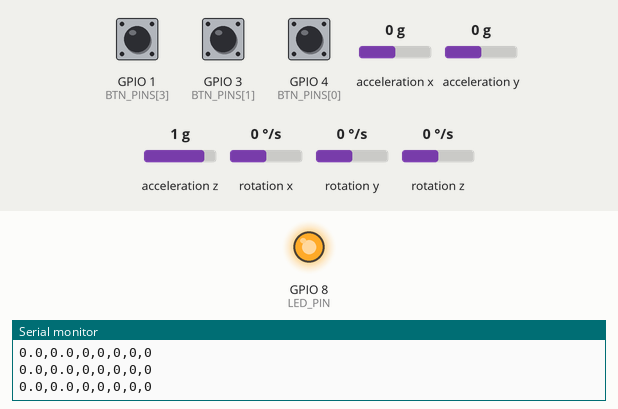
Simulated run of this sketch. Board: ESP32-C3. Shown: output pins drawn as LEDs (lit = HIGH), the last lines printed to the serial monitor. Wiring (inferred from the names in the program): MPU-6050 motion sensor at I2C address 0x68. The inputs (shaded band) are chosen by the test bench; at power-on: GPIO 1 (BTN_PINS[3]) HIGH, GPIO 3 (BTN_PINS[1]) HIGH, GPIO 4 (BTN_PINS[0]) HIGH, acceleration x 0 g, acceleration y 0 g, acceleration z 1 g, rotation x 0 °/s, rotation y 0 °/s, rotation z 0 °/s.

Above: at 1.9 s.
2.0 s: GPIO 1 (BTN_PINS[3]) pulled LOW for 0.15 s
At 2.08 s:
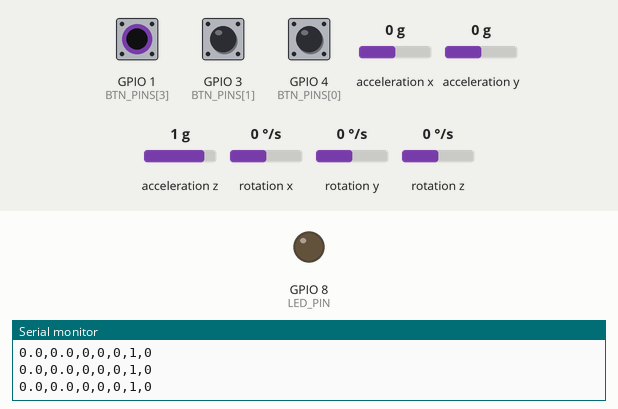
3.6 s: GPIO 1 (BTN_PINS[3]) pulled LOW for 3.2 s
At 7.4 s:
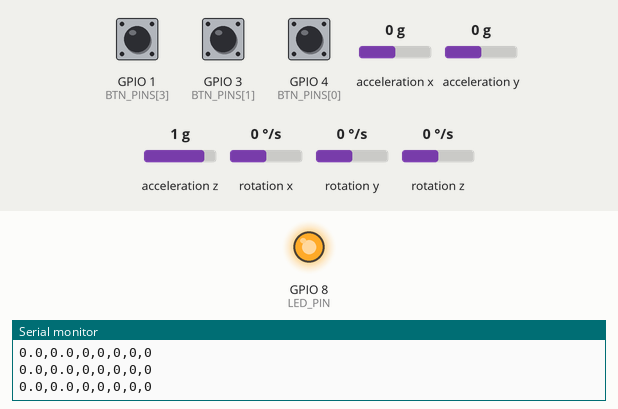
8.3 s: GPIO 3 (BTN_PINS[1]) pulled LOW for 3.2 s
At 9.7 s:
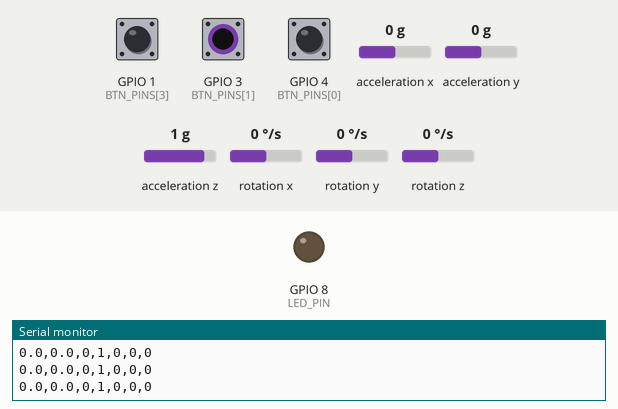
Timing chart, 0 to 13.0 s (numbered marks = the images above; inputs shaded):
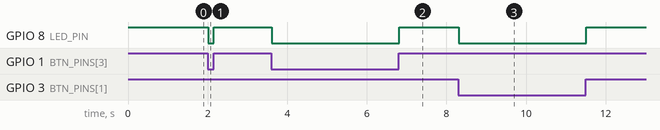

The sketch:

controller.ino
```cpp
// 노을 공중전 컨트롤러 펌웨어
// 보드: ESP32-C3 SuperMini  +  MPU6050(GY-521)  +  버튼 4개
//
// Arduino IDE 설정 (중요!)
//   보드: "ESP32C3 Dev Module"
//   USB CDC On Boot: "Enabled"   <- 이걸 안 켜면 노트북이 신호를 못 받아요
//
// 노트북으로 보내는 한 줄 (초당 약 60번):
//   roll,pitch,버튼1,버튼2,버튼3,버튼4,흔들기
//   예) -12.3,4.5,1,0,0,0,0

#include <Wire.h>
#include <math.h>

// ===== 핀 (배선을 바꾸면 여기만 고치세요) =====
const int PIN_SDA = 6;   // MPU6050 SDA
const int PIN_SCL = 7;   // MPU6050 SCL
// 버튼 한쪽 다리는 아래 핀, 다른 쪽 다리는 GND
const int BTN_PINS[4] = {
  4,  // 오른쪽 위  (빨강)  기관총
  3,  // 오른쪽 아래(파랑)  미사일
  0,  // 왼쪽 위    (흰색)  회피
  1   // 왼쪽 아래  (검정)  경적/부스터
};
const int LED_PIN = 8;   // 보드 내장 LED (LOW = 켜짐)

const uint8_t MPU = 0x68;
const float ACC_SCALE = 8192.0;  // ±4g
const float GYRO_SCALE = 65.5;   // ±500 dps

float roll = 0, pitch = 0;
float gbx = 0, gby = 0;
bool mpuOk = false;
unsigned long lastUs = 0, lastSend = 0, lastErr = 0, shakeUntil = 0, lastRetry = 0;

bool btnState[4] = {false, false, false, false};
bool btnRawPrev[4] = {false, false, false, false};
unsigned long btnChanged[4] = {0, 0, 0, 0};

bool writeReg(uint8_t reg, uint8_t val) {
  Wire.beginTransmission(MPU);
  Wire.write(reg);
  Wire.write(val);
  return Wire.endTransmission() == 0;
}

bool readRaw(int16_t *v) {
  Wire.beginTransmission(MPU);
  Wire.write(0x3B);
  if (Wire.endTransmission(false) != 0) return false;
  if (Wire.requestFrom((int)MPU, 14) != 14) return false;
  for (int i = 0; i < 7; i++) {
    uint8_t hi = Wire.read();
    uint8_t lo = Wire.read();
    v[i] = (int16_t)((hi << 8) | lo);
  }
  return true;
}

float wrap180(float a) {
  while (a > 180) a -= 360;
  while (a < -180) a += 360;
  return a;
}

void initMPU() {
  mpuOk = writeReg(0x6B, 0x00)    // 깨우기
       && writeReg(0x1A, 0x03)    // 저역 필터 44Hz
       && writeReg(0x1B, 0x08)    // 자이로 ±500
       && writeReg(0x1C, 0x08);   // 가속도 ±4g
  if (!mpuOk) return;
  delay(100);

  // 자이로 영점 (켜질 때 0.5초 정도 가만히)
  long sx = 0, sy = 0;
  int n = 0;
  int16_t v[7];
  for (int i = 0; i < 150; i++) {
    if (readRaw(v)) { sx += v[4]; sy += v[5]; n++; }
    delay(3);
  }
  if (n > 0) { gbx = sx / (float)n; gby = sy / (float)n; }

  if (readRaw(v)) {
    float ax = v[0] / ACC_SCALE, ay = v[1] / ACC_SCALE, az = v[2] / ACC_SCALE;
    roll = atan2(ay, az) * RAD_TO_DEG;
    pitch = atan2(-ax, sqrt(ay * ay + az * az)) * RAD_TO_DEG;
  }
}

void setup() {
  Serial.begin(115200);
  for (int i = 0; i < 4; i++) pinMode(BTN_PINS[i], INPUT_PULLUP);
  pinMode(LED_PIN, OUTPUT);
  digitalWrite(LED_PIN, HIGH);
  Wire.begin(PIN_SDA, PIN_SCL);
  Wire.setClock(400000);
  initMPU();
  lastUs = micros();
}

void loop() {
  unsigned long nowUs = micros();
  float dt = (nowUs - lastUs) / 1000000.0;
  if (dt < 0.004) return;  // 약 250Hz
  lastUs = nowUs;
  unsigned long nowMs = millis();

  // ----- 기울기 -----
  int16_t v[7];
  if (mpuOk && readRaw(v)) {
    float ax = v[0] / ACC_SCALE, ay = v[1] / ACC_SCALE, az = v[2] / ACC_SCALE;
    float gx = (v[4] - gbx) / GYRO_SCALE;
    float gy = (v[5] - gby) / GYRO_SCALE;
    float accRoll = atan2(ay, az) * RAD_TO_DEG;
    float accPitch = atan2(-ax, sqrt(ay * ay + az * az)) * RAD_TO_DEG;

    roll = wrap180(roll + gx * dt);
    pitch = pitch + gy * dt;

    float mag = sqrt(ax * ax + ay * ay + az * az);
    float k = fabs(mag - 1.0) < 0.3 ? 0.02 : 0.0;  // 흔들 때는 가속도 무시
    roll = wrap180(roll + wrap180(accRoll - roll) * k);
    pitch = pitch + (accPitch - pitch) * k;

    if (fabs(mag - 1.0) > 1.3) shakeUntil = nowMs + 350;
  } else if (nowMs - lastRetry > 1000) {
    lastRetry = nowMs;
    initMPU();  // 센서 다시 연결 시도
  }

  // ----- 버튼 (떨림 방지 8ms) -----
  bool any = false;
  for (int i = 0; i < 4; i++) {
    bool raw = digitalRead(BTN_PINS[i]) == LOW;
    if (raw != btnRawPrev[i]) { btnRawPrev[i] = raw; btnChanged[i] = nowMs; }
    if (nowMs - btnChanged[i] >= 8) btnState[i] = raw;
    any = any || btnState[i];
  }
  digitalWrite(LED_PIN, any ? LOW : HIGH);

  // ----- 전송 -----
  if (nowMs - lastSend >= 16) {
    lastSend = nowMs;
    if (!mpuOk && nowMs - lastErr > 1000) {
      lastErr = nowMs;
      Serial.println("ERR,MPU");
    }
    Serial.printf("%.1f,%.1f,%d,%d,%d,%d,%d\n",
                  mpuOk ? roll : 0.0, mpuOk ? pitch : 0.0,
                  btnState[0], btnState[1], btnState[2], btnState[3],
                  nowMs < shakeUntil ? 1 : 0);
  }
}
```

Measured:
- after the input at 2.0 s, GPIO 8 (LED_PIN): HIGH → LOW at once, → HIGH 0.15 s later
- after the input at 3.6 s, GPIO 8 (LED_PIN): HIGH → LOW at once, → HIGH 3.2 s later
- after the input at 8.3 s, GPIO 8 (LED_PIN): HIGH → LOW at once, → HIGH 3.2 s later
